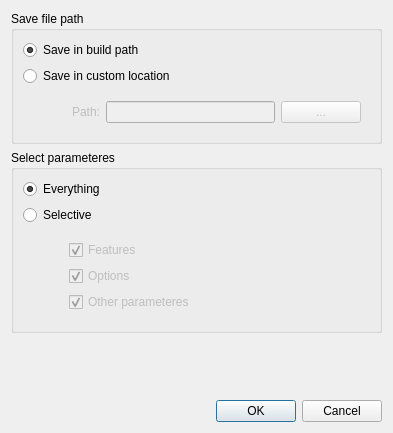
<?xml version="1.0" encoding="UTF-8"?>
<ui version="4.0">
 <class>SaveConfirmDialog</class>
 <widget class="QDialog" name="SaveConfirmDialog">
  <property name="geometry">
   <rect>
    <x>0</x>
    <y>0</y>
    <width>393</width>
    <height>433</height>
   </rect>
  </property>
  <property name="windowTitle">
   <string>Dialog</string>
  </property>
  <layout class="QVBoxLayout" name="verticalLayout_4">
   <item>
    <widget class="QGroupBox" name="groupBox">
     <property name="title">
      <string>Save file path</string>
     </property>
     <layout class="QVBoxLayout" name="verticalLayout">
      <item>
       <widget class="QRadioButton" name="radioButtonSaveBuildPath">
        <property name="text">
         <string>Save in build path</string>
        </property>
        <property name="checked">
         <bool>true</bool>
        </property>
       </widget>
      </item>
      <item>
       <widget class="QRadioButton" name="radioButtonSaveCustomLocation">
        <property name="text">
         <string>Save in custom location</string>
        </property>
       </widget>
      </item>
      <item>
       <widget class="QWidget" name="widgetCustomLocation" native="true">
        <property name="enabled">
         <bool>false</bool>
        </property>
        <layout class="QHBoxLayout" name="horizontalLayout">
         <item>
          <spacer name="horizontalSpacer">
           <property name="orientation">
            <enum>Qt::Horizontal</enum>
           </property>
           <property name="sizeType">
            <enum>QSizePolicy::Fixed</enum>
           </property>
           <property name="sizeHint" stdset="0">
            <size>
             <width>40</width>
             <height>20</height>
            </size>
           </property>
          </spacer>
         </item>
         <item>
          <widget class="QLabel" name="label">
           <property name="text">
            <string>Path:</string>
           </property>
          </widget>
         </item>
         <item>
          <widget class="QLineEdit" name="lineEditPath"/>
         </item>
         <item>
          <widget class="QPushButton" name="pushButtonSelectPath">
           <property name="text">
            <string>...</string>
           </property>
          </widget>
         </item>
        </layout>
       </widget>
      </item>
     </layout>
    </widget>
   </item>
   <item>
    <widget class="QGroupBox" name="groupBox_2">
     <property name="title">
      <string>Select parameteres</string>
     </property>
     <layout class="QVBoxLayout" name="verticalLayout_3">
      <item>
       <widget class="QRadioButton" name="radioButtonEverything">
        <property name="text">
         <string>Everything</string>
        </property>
        <property name="checked">
         <bool>true</bool>
        </property>
       </widget>
      </item>
      <item>
       <widget class="QRadioButton" name="radioButtonSelectiveParameteres">
        <property name="text">
         <string>Selective</string>
        </property>
       </widget>
      </item>
      <item>
       <widget class="QWidget" name="widgetSelective" native="true">
        <property name="enabled">
         <bool>false</bool>
        </property>
        <layout class="QHBoxLayout" name="horizontalLayout_2">
         <item>
          <spacer name="horizontalSpacer_2">
           <property name="orientation">
            <enum>Qt::Horizontal</enum>
           </property>
           <property name="sizeType">
            <enum>QSizePolicy::Fixed</enum>
           </property>
           <property name="sizeHint" stdset="0">
            <size>
             <width>37</width>
             <height>23</height>
            </size>
           </property>
          </spacer>
         </item>
         <item>
          <layout class="QVBoxLayout" name="verticalLayout_2">
           <item>
            <widget class="QCheckBox" name="checkBoxFeatures">
             <property name="text">
              <string>Features</string>
             </property>
             <property name="checked">
              <bool>true</bool>
             </property>
            </widget>
           </item>
           <item>
            <widget class="QCheckBox" name="checkBoxOptions">
             <property name="text">
              <string>Options</string>
             </property>
             <property name="checked">
              <bool>true</bool>
             </property>
            </widget>
           </item>
           <item>
            <widget class="QCheckBox" name="checkBoxCommon">
             <property name="text">
              <string>Other parameteres</string>
             </property>
             <property name="checked">
              <bool>true</bool>
             </property>
            </widget>
           </item>
          </layout>
         </item>
        </layout>
       </widget>
      </item>
     </layout>
    </widget>
   </item>
   <item>
    <spacer name="verticalSpacer">
     <property name="orientation">
      <enum>Qt::Vertical</enum>
     </property>
     <property name="sizeHint" stdset="0">
      <size>
       <width>20</width>
       <height>58</height>
      </size>
     </property>
    </spacer>
   </item>
   <item>
    <widget class="QDialogButtonBox" name="buttonBox">
     <property name="standardButtons">
      <set>QDialogButtonBox::Cancel|QDialogButtonBox::Ok</set>
     </property>
    </widget>
   </item>
  </layout>
 </widget>
 <resources/>
 <connections>
  <connection>
   <sender>radioButtonSaveCustomLocation</sender>
   <signal>toggled(bool)</signal>
   <receiver>widgetCustomLocation</receiver>
   <slot>setEnabled(bool)</slot>
   <hints>
    <hint type="sourcelabel">
     <x>82</x>
     <y>85</y>
    </hint>
    <hint type="destinationlabel">
     <x>27</x>
     <y>108</y>
    </hint>
   </hints>
  </connection>
  <connection>
   <sender>radioButtonSelectiveParameteres</sender>
   <signal>toggled(bool)</signal>
   <receiver>widgetSelective</receiver>
   <slot>setEnabled(bool)</slot>
   <hints>
    <hint type="sourcelabel">
     <x>73</x>
     <y>215</y>
    </hint>
    <hint type="destinationlabel">
     <x>27</x>
     <y>262</y>
    </hint>
   </hints>
  </connection>
  <connection>
   <sender>buttonBox</sender>
   <signal>rejected()</signal>
   <receiver>SaveConfirmDialog</receiver>
   <slot>reject()</slot>
   <hints>
    <hint type="sourcelabel">
     <x>237</x>
     <y>416</y>
    </hint>
    <hint type="destinationlabel">
     <x>276</x>
     <y>377</y>
    </hint>
   </hints>
  </connection>
 </connections>
</ui>
